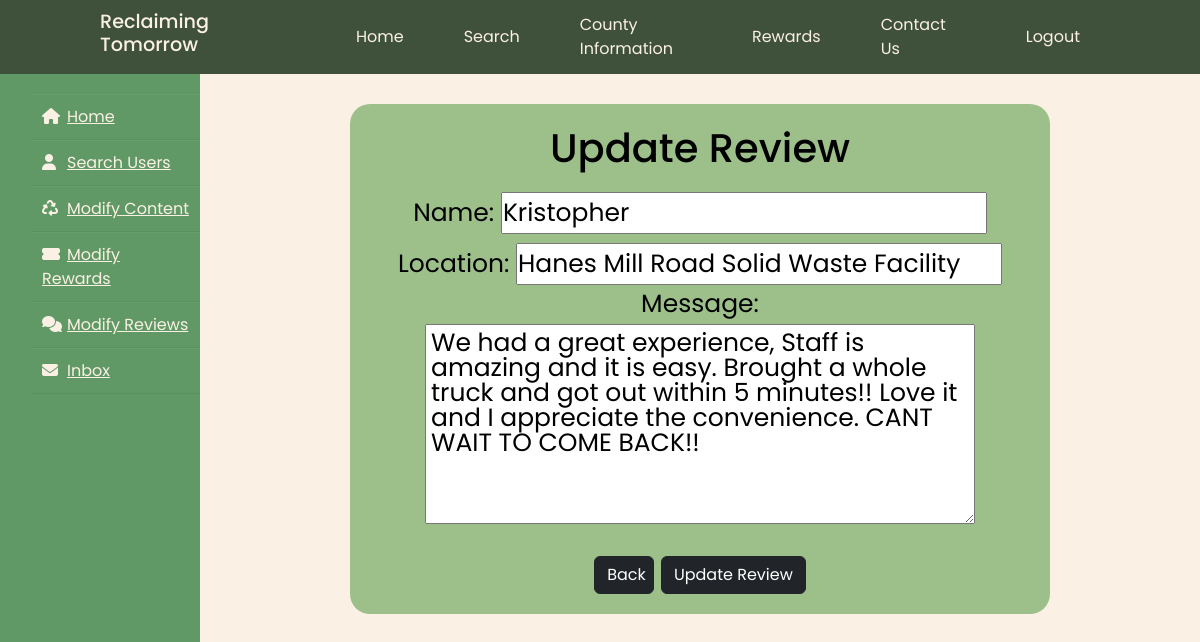
/admin/updateReview.php?id=11, run on the app's committed database.
### tables this page shows
CREATE TABLE `posts` (
  `id` int(11) NOT NULL,
  `name` varchar(100) NOT NULL,
  `location` varchar(200) NOT NULL,
  `rating` int(1) NOT NULL,
  `message` varchar(250) NOT NULL
);

### admin/updateReview.php (the view, shortened to what this page needs)
<?php
require '../connect.php';
?>
<?php
$id=$_GET['id'];
$sql="SELECT * FROM posts WHERE id=$id";
$result=mysqli_query($db,$sql);
$row=mysqli_fetch_assoc($result);
$name=$row['name'];
$location=$row['location'];
$message=$row['message'];
?>
<!DOCTYPE html>
<html lang="en">
<head>
    <link href="https://cdn.jsdelivr.net/npm/bootstrap@5.3.1/dist/css/bootstrap.min.css" rel="stylesheet" />
    <link href="../style.css" rel="stylesheet">
</head>
<body>
<?php include "../admin/header.php"; ?>
<div class="wrapper">
        <div class="sidebar"><i class=""></i>
            <ul>
            <li><a href="/admin/dashboard"><i class="fas fa-home"></i>Home</a></li>
            <li><a href="/admin/search"><i class="fas fa-user"></i>Search Users</a></li>
            <li><a href="/admin/modifyContent"><i class="fas fa-recycle"></i>Modify Content</a></li>
            <li><a href="/admin/modifyRewards"><i class="fas fa-ticket-alt"></i>Modify Rewards</a></li>
            <li><a href="/admin/modifyReviews"><i class="fas fa-thin fa-comments"></i>Modify Reviews</a></li>
            <li><a href="/admin/inbox"><i class="fas fa-envelope"></i>Inbox</a></li>
            </ul>
        </div>
        <div class="main_content">
            <div class="info">
            <div class="flex-container">
                <div class="flex-box">
                    <form method="post" style="margin-top: 20px; margin-bottom: 20px">
                        <div>
                            <h1>Update Review</h1>
                        </div>
                        <div>
                            <label style="margin-bottom: 20px;">Name:</label>
                            <input type="text" name="name" value="<?php
                            echo $name;?>" size="20">
                            <br>
                            <label style="margin-bottom: 20px;">Location:</label>
                            <input type="text" name="location" value="<?php
                            echo $location;?>" size="20">
                            <br>
                            <label style="margin-bottom: 10px;">Message:</label>
                            <textarea class="custom-textarea" style="margin-right: 20px;margin-left: 20px;line-height: 100%;margin-bottom: 10px;text-align: left;padding: 5px;" name="message"><?php
                            echo $message;?></textarea>
                        </div>
                        <a class="btn btn-dark btn" href="/admin/modifyReviews" style="width:60px" role="button">Back</a>
                        <button type="submit" class="btn btn-dark" name="submit">Update Review</button>
                </form>
            </div>
        </div>
      </div>
    </div>
</div>
</body>
</html>

### style.css (style rules this page uses)
* { margin: 0; padding: 0; box-sizing: border-box; list-style: none; font-family: 'Poppins', sans-serif; }
body { background-color:#FAF1E4; background-size: cover; background-position: center; display: flex; padding-top: 64px; flex-direction: column; background-color: #FAF1E4; min-height: 100vh; }
form { margin: 0 auto; width:700px; }
textarea { width: 600px; height: 250px; }
.flex-container { display: flex; align-items: center; justify-content: center; }
.flex-box { width: auto; height: auto; background-color: #9DC08B; font-size: 25px; text-align: center; line-height: 20px; border-radius: 20px; margin: 20px; color: #000000; align-items: center; justify-content: center; }
.wrapper { display: flex; position: relative; }
.wrapper .sidebar { width: 200px; height: 100%; background: #609966; padding: 30px 0px; position: fixed; }
.wrapper .sidebar ul li { padding: 10px; border-bottom: 1px solid #CEC5B7; border-bottom: 1px solid rgba(0,0,0,0.05); border-top: 1px solid rgba(255,255,255,0.05); }
.wrapper .sidebar ul li a { color: #FAF1E4; display: block; }
.wrapper .sidebar ul li a .fas { width: 25px; }
.wrapper .main_content { width: 100%; margin-left: 200px; }
.wrapper .main_content .info { margin: 20px; color: #717171; line-height: 25px; }
.wrapper .main_content .info div { margin-bottom: 20px; }

### admin/updateReview.php (style rules this page uses)
.custom-textarea { width: 550px; height: 200px; }

### data on the page
posts: name "Kristopher", location "Hanes Mill Road Solid Waste Facility", message "We had a great experience, Staff is amazing and it is easy. Brought a whole truck and got out within 5 minutes!! Love it and I appreciate the convenience. CANT WAIT TO COME BACK!!"
